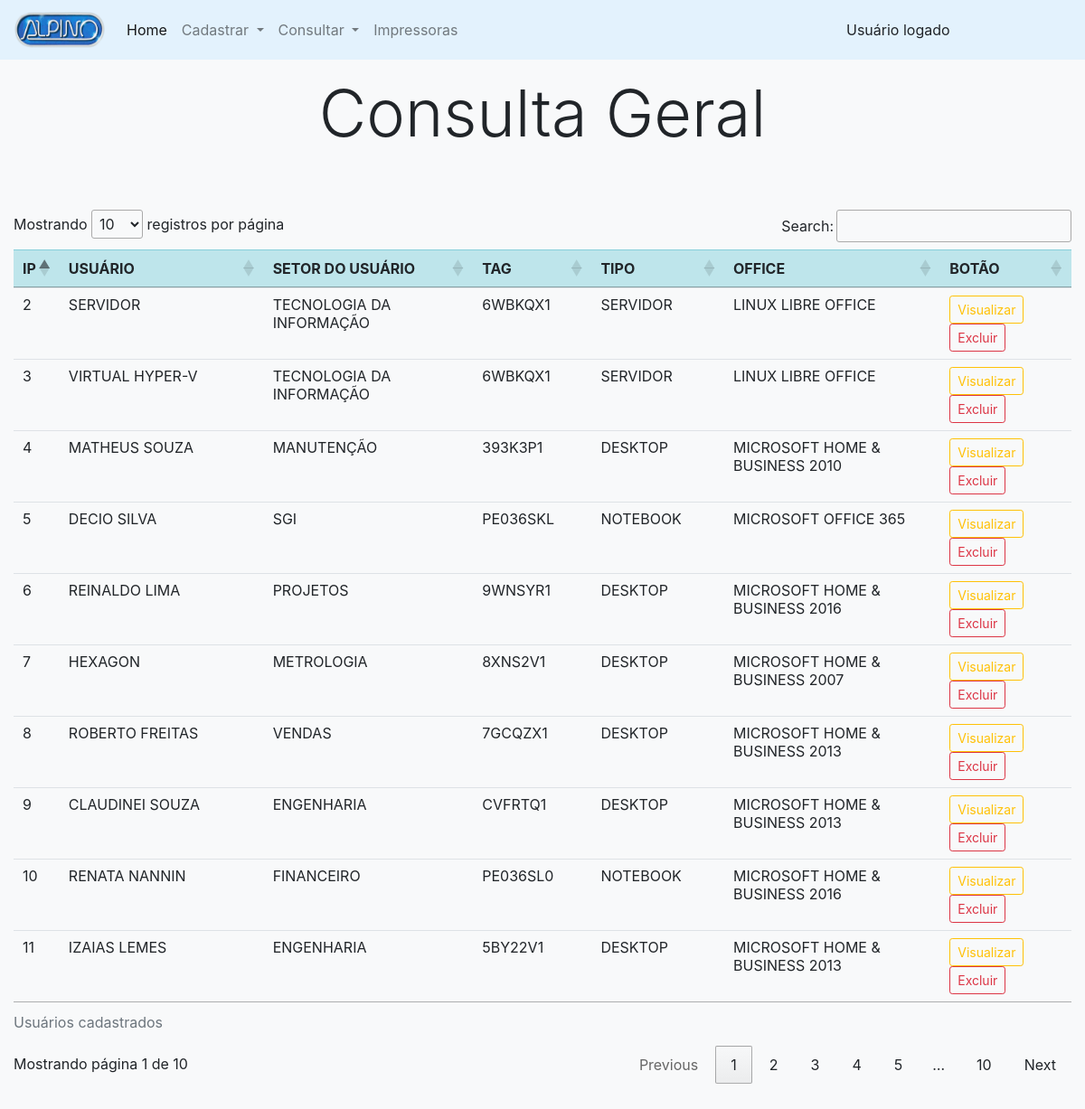
Page /public/pags/ti/consult/consultAll.php on the committed database.
### tables this page shows
CREATE TABLE `geral` (
  `id` int(11) NOT NULL,
  `ip` int(11) NOT NULL,
  `usuario` varchar(250) NOT NULL,
  `setor` varchar(250) NOT NULL,
  `home_office` varchar(250) NOT NULL,
  `tag` varchar(250) NOT NULL,
  `modelo` varchar(250) NOT NULL,
  `tipo` varchar(250) NOT NULL,
  `pcid` varchar(250) NOT NULL,
  `processador` varchar(250) NOT NULL,
  `memoria` varchar(250) NOT NULL,
  `armazenamento` varchar(250) NOT NULL,
  `tipo_armazenamento` varchar(250) NOT NULL,
  `sistema_operacional` varchar(250) NOT NULL,
  `nfcompra` varchar(250) NOT NULL,
  `datacompra` varchar(250) NOT NULL,
  `distribuidora` varchar(250) NOT NULL,
  `nfgarantia` varchar(250) NOT NULL,
  `datagarantia` varchar(250) NOT NULL,
  `inicio` varchar(250) NOT NULL,
  `chave_produto` varchar(250) NOT NULL,
  `versao_office` varchar(250) NOT NULL,
  `ip_ramal` varchar(250) NOT NULL,
  `ramal` varchar(250) NOT NULL,
  `modelo_ramal` varchar(250) NOT NULL
);

### public/pags/ti/consult/consultAll.php (the view, shortened to what this page needs)
<?php
    include_once("../../../../src/config/conexaodb.php");
    $sql_geral = mysqli_query($conn, "SELECT * FROM geral");
?>
<html lang="pt-br">
<head>
    <link rel="stylesheet" href="../../../../node_modules/bootstrap/dist/css/bootstrap.css">
    <link rel="stylesheet" href="../../../assets/css/style-consultAll.css">
    <link rel="stylesheet" href="https://cdn.datatables.net/1.10.22/css/jquery.dataTables.min.css">
    <link rel="stylesheet" href="https://cdn.datatables.net/buttons/1.6.4/css/buttons.dataTables.min.css">
</head>
<body class="bg-light">
    <?php
        include '../include/nav_register.php';
    ?>
    <div class="container-fluid">
        <div class="row">
            <div class="col">
                <div class="py-2 text-center">
                    <h3 class="display-3 m-2">Consulta Geral</h3>
                </div>
            </div>
        </div>
        <div class="row">
            <div class="col-lg-12">
                <div class="py-5">
                    <div>
                        <table id="tabelaUsuario" class="table">
                            <caption>Usuários cadastrados</caption>
                            <thead>
                                <tr class="table-info">
                                    <th scope="col">IP</th>
                                    <th scope="col">USUÁRIO</th>
                                    <th scope="col">SETOR DO USUÁRIO</th>
                                    <th scope="col">TAG</th>
                                    <th scope="col">TIPO</th>
                                    <th scope="col">OFFICE</th>
                                    <th scope="col">BOTÃO</th>
                                </tr>
                            </thead>
                            <tbody>
                                <?php while($linha_tabela = mysqli_fetch_assoc($sql_geral)) { ?>
                                <tr>
                                    <td>
                                        <?php echo $linha_tabela['ip']; ?>
                                    </td>
                                    <td>
                                        <?php echo $linha_tabela['usuario']; ?>
                                    </td>
                                    <td>
                                        <?php echo $linha_tabela['setor']; ?>
                                    </td>
                                    <td>
                                        <?php echo $linha_tabela['tag']; ?>
                                    </td>
                                    <td>
                                        <?php echo $linha_tabela['tipo']; ?>
                                    </td>
                                    <td>
                                        <?php echo $linha_tabela['versao_office']; ?>
                                    </td>
                                    <td>
                                        <button type="button" class="btn btn-outline-warning btn-sm" data-toggle="modal"
                                            data-target="#editar" data-id="<?php echo $linha_tabela['id']; ?>"
                                            data-ip="<?php echo $linha_tabela['ip']; ?>"
                                            data-usuario="<?php echo $linha_tabela['usuario']; ?>"
                                            data-setor="<?php echo $linha_tabela['setor']; ?>"
                                            data-home_office="<?php echo $linha_tabela['home_office']; ?>"
                                            data-tag="<?php echo $linha_tabela['tag']; ?>"
                                            data-modelo="<?php echo $linha_tabela['modelo']; ?>"
                                            data-tipo="<?php echo $linha_tabela['tipo']; ?>"
                                            data-pcid="<?php echo $linha_tabela['pcid']; ?>"
                                            data-processador="<?php echo $linha_tabela['processador']; ?>"
                                            data-memoria="<?php echo $linha_tabela['memoria']; ?>"
                                            data-armazenamento="<?php echo $linha_tabela['armazenamento']; ?>"
                                            data-tipo_armazenamento="<?php echo $linha_tabela['tipo_armazenamento']; ?>"
                                            data-sistema_operacional="<?php echo $linha_tabela['sistema_operacional']; ?>"
                                            data-nfcompra="<?php echo $linha_tabela['nfcompra']; ?>"
                                            data-datacompra="<?php echo $linha_tabela['datacompra']; ?>"
                                            data-distribuidora="<?php echo $linha_tabela['distribuidora']; ?>"
                                            data-nfgarantia="<?php echo $linha_tabela['nfgarantia']; ?>"
                                            data-datagarantia="<?php echo $linha_tabela['datagarantia']; ?>"
                                            data-inicio="<?php echo $linha_tabela['inicio']; ?>"
                                            data-chave_produto="<?php echo $linha_tabela['chave_produto']; ?>"
                                            data-versao_office="<?php echo $linha_tabela['versao_office']; ?>"
                                            data-ip_ramal="<?php echo $linha_tabela['ip_ramal']; ?>"
                                            data-ramal="<?php echo $linha_tabela['ramal']; ?>"
                                            data-modelo_ramal="<?php echo $linha_tabela['modelo_ramal']; ?>">
                                            Visualizar
                                        </button>
                                        <a
                                            href="../../../../src/db/ti/geral/delete.php?id=<?php echo $linha_tabela['id']; ?>">
                                            <button type="button" class="btn btn-outline-danger btn-sm">Excluir</button>
                                        </a>
                                    </td>
                                </tr>
                                <?php } ?>
                            </tbody>
                        </table>
                    </div>
                </div>
            </div>
        </div>
    </div>
</body>
</html>

### rows in the picture
geral: ip "5", usuario "DECIO SILVA", setor "SGI", tag "PE036SKL", tipo "NOTEBOOK", versao_office "MICROSOFT OFFICE 365"
geral: ip "6", usuario "REINALDO LIMA", setor "PROJETOS", tag "9WNSYR1", tipo "DESKTOP", versao_office "MICROSOFT HOME & BUSINESS 2016"
geral: ip "10", usuario "RENATA NANNIN", setor "FINANCEIRO", tag "PE036SL0", tipo "NOTEBOOK", versao_office "MICROSOFT HOME & BUSINESS 2016"
geral: ip "2", usuario "SERVIDOR", setor "TECNOLOGIA DA INFORMAÇÃO", tag "6WBKQX1", tipo "SERVIDOR", versao_office "LINUX LIBRE OFFICE"
geral: ip "3", usuario "VIRTUAL HYPER-V", setor "TECNOLOGIA DA INFORMAÇÃO", tag "6WBKQX1", tipo "SERVIDOR", versao_office "LINUX LIBRE OFFICE"
geral: ip "4", usuario "MATHEUS SOUZA", setor "MANUTENÇÃO", tag "393K3P1", tipo "DESKTOP", versao_office "MICROSOFT HOME & BUSINESS 2010"
geral: ip "7", usuario "HEXAGON", setor "METROLOGIA", tag "8XNS2V1", tipo "DESKTOP", versao_office "MICROSOFT HOME & BUSINESS 2007"
geral: ip "8", usuario "ROBERTO FREITAS", setor "VENDAS", tag "7GCQZX1", tipo "DESKTOP", versao_office "MICROSOFT HOME & BUSINESS 2013"
geral: ip "9", usuario "CLAUDINEI SOUZA", setor "ENGENHARIA", tag "CVFRTQ1", tipo "DESKTOP", versao_office "MICROSOFT HOME & BUSINESS 2013"
geral: ip "11", usuario "IZAIAS LEMES", setor "ENGENHARIA", tag "5BY22V1", tipo "DESKTOP", versao_office "MICROSOFT HOME & BUSINESS 2013"
